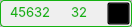
   <widget class="QFrame" name="frame_long_2">
    <property name="geometry">
     <rect>
      <x>34</x>
      <y>347</y>
      <width>132</width>
      <height>27</height>
     </rect>
    </property>
    <property name="frameShape">
     <enum>QFrame::StyledPanel</enum>
    </property>
    <property name="frameShadow">
     <enum>QFrame::Raised</enum>
    </property>
    <widget class="QLabel" name="border_long_2">
     <property name="geometry">
      <rect>
       <x>0</x>
       <y>0</y>
       <width>132</width>
       <height>27</height>
      </rect>
     </property>
     <property name="styleSheet">
      <string notr="true">border-radius: 4px; 
border:1px solid #15B211;</string>
     </property>
     <property name="text">
      <string/>
     </property>
    </widget>
    <widget class="QLabel" name="label_long_2">
     <property name="geometry">
      <rect>
       <x>10</x>
       <y>2</y>
       <width>49</width>
       <height>21</height>
      </rect>
     </property>
     <property name="font">
      <font>
       <family>Inter</family>
       <pointsize>10</pointsize>
      </font>
     </property>
     <property name="styleSheet">
      <string notr="true">color:#15B211</string>
     </property>
     <property name="text">
      <string>45632</string>
     </property>
    </widget>
    <widget class="QLabel" name="label_sl_long_2">
     <property name="geometry">
      <rect>
       <x>71</x>
       <y>2</y>
       <width>30</width>
       <height>21</height>
      </rect>
     </property>
     <property name="font">
      <font>
       <family>Inter</family>
       <pointsize>10</pointsize>
      </font>
     </property>
     <property name="styleSheet">
      <string notr="true">color:#15B211</string>
     </property>
     <property name="text">
      <string>32</string>
     </property>
    </widget>
    <widget class="QPushButton" name="btn_long_cancel_2">
     <property name="geometry">
      <rect>
       <x>107</x>
       <y>2</y>
       <width>23</width>
       <height>23</height>
      </rect>
     </property>
     <property name="palette">
      <palette>
       <active>
        <colorrole role="WindowText">
         <brush brushstyle="SolidPattern">
          <color alpha="255">
           <red>0</red>
           <green>0</green>
           <blue>0</blue>
          </color>
         </brush>
        </colorrole>
        <colorrole role="Button">
         <brush brushstyle="SolidPattern">
          <color alpha="0">
           <red>0</red>
           <green>0</green>
           <blue>0</blue>
          </color>
         </brush>
        </colorrole>
        <colorrole role="Text">
         <brush brushstyle="SolidPattern">
          <color alpha="255">
           <red>0</red>
           <green>0</green>
           <blue>0</blue>
          </color>
         </brush>
        </colorrole>
        <colorrole role="ButtonText">
         <brush brushstyle="SolidPattern">
          <color alpha="255">
           <red>0</red>
           <green>0</green>
           <blue>0</blue>
          </color>
         </brush>
        </colorrole>
        <colorrole role="Base">
         <brush brushstyle="SolidPattern">
          <color alpha="0">
           <red>0</red>
           <green>0</green>
           <blue>0</blue>
          </color>
         </brush>
        </colorrole>
        <colorrole role="Window">
         <brush brushstyle="SolidPattern">
          <color alpha="0">
           <red>0</red>
           <green>0</green>
           <blue>0</blue>
          </color>
         </brush>
        </colorrole>
       </active>
       <inactive>
        <colorrole role="WindowText">
         <brush brushstyle="SolidPattern">
          <color alpha="255">
           <red>0</red>
           <green>0</green>
           <blue>0</blue>
          </color>
         </brush>
        </colorrole>
        <colorrole role="Button">
         <brush brushstyle="SolidPattern">
          <color alpha="0">
           <red>0</red>
           <green>0</green>
           <blue>0</blue>
          </color>
         </brush>
        </colorrole>
        <colorrole role="Text">
         <brush brushstyle="SolidPattern">
          <color alpha="255">
           <red>0</red>
           <green>0</green>
           <blue>0</blue>
          </color>
         </brush>
        </colorrole>
        <colorrole role="ButtonText">
         <brush brushstyle="SolidPattern">
          <color alpha="255">
           <red>0</red>
           <green>0</green>
           <blue>0</blue>
          </color>
         </brush>
        </colorrole>
        <colorrole role="Base">
         <brush brushstyle="SolidPattern">
          <color alpha="0">
           <red>0</red>
           <green>0</green>
           <blue>0</blue>
          </color>
         </brush>
        </colorrole>
        <colorrole role="Window">
         <brush brushstyle="SolidPattern">
          <color alpha="0">
           <red>0</red>
           <green>0</green>
           <blue>0</blue>
          </color>
         </brush>
        </colorrole>
       </inactive>
       <disabled>
        <colorrole role="WindowText">
         <brush brushstyle="SolidPattern">
          <color alpha="255">
           <red>0</red>
           <green>0</green>
           <blue>0</blue>
          </color>
         </brush>
        </colorrole>
        <colorrole role="Button">
         <brush brushstyle="SolidPattern">
          <color alpha="0">
           <red>0</red>
           <green>0</green>
           <blue>0</blue>
          </color>
         </brush>
        </colorrole>
        <colorrole role="Text">
         <brush brushstyle="SolidPattern">
          <color alpha="255">
           <red>0</red>
           <green>0</green>
           <blue>0</blue>
          </color>
         </brush>
        </colorrole>
        <colorrole role="ButtonText">
         <brush brushstyle="SolidPattern">
          <color alpha="255">
           <red>0</red>
           <green>0</green>
           <blue>0</blue>
          </color>
         </brush>
        </colorrole>
        <colorrole role="Base">
         <brush brushstyle="SolidPattern">
          <color alpha="0">
           <red>0</red>
           <green>0</green>
           <blue>0</blue>
          </color>
         </brush>
        </colorrole>
        <colorrole role="Window">
         <brush brushstyle="SolidPattern">
          <color alpha="0">
           <red>0</red>
           <green>0</green>
           <blue>0</blue>
          </color>
         </brush>
        </colorrole>
       </disabled>
      </palette>
     </property>
     <property name="font">
      <font/>
     </property>
     <property name="styleSheet">
      <string notr="true">  background:#00000000</string>
     </property>
     <property name="text">
      <string/>
     </property>
     <property name="icon">
      <iconset>
       <normaloff>../../icons/btn_cancel_trade.png</normaloff>../../icons/btn_cancel_trade.png</iconset>
     </property>
     <property name="iconSize">
      <size>
       <width>22</width>
       <height>22</height>
      </size>
     </property>
     <property name="autoDefault">
      <bool>false</bool>
     </property>
     <property name="default">
      <bool>false</bool>
     </property>
     <property name="flat">
      <bool>false</bool>
     </property>
    </widget>
   </widget>
